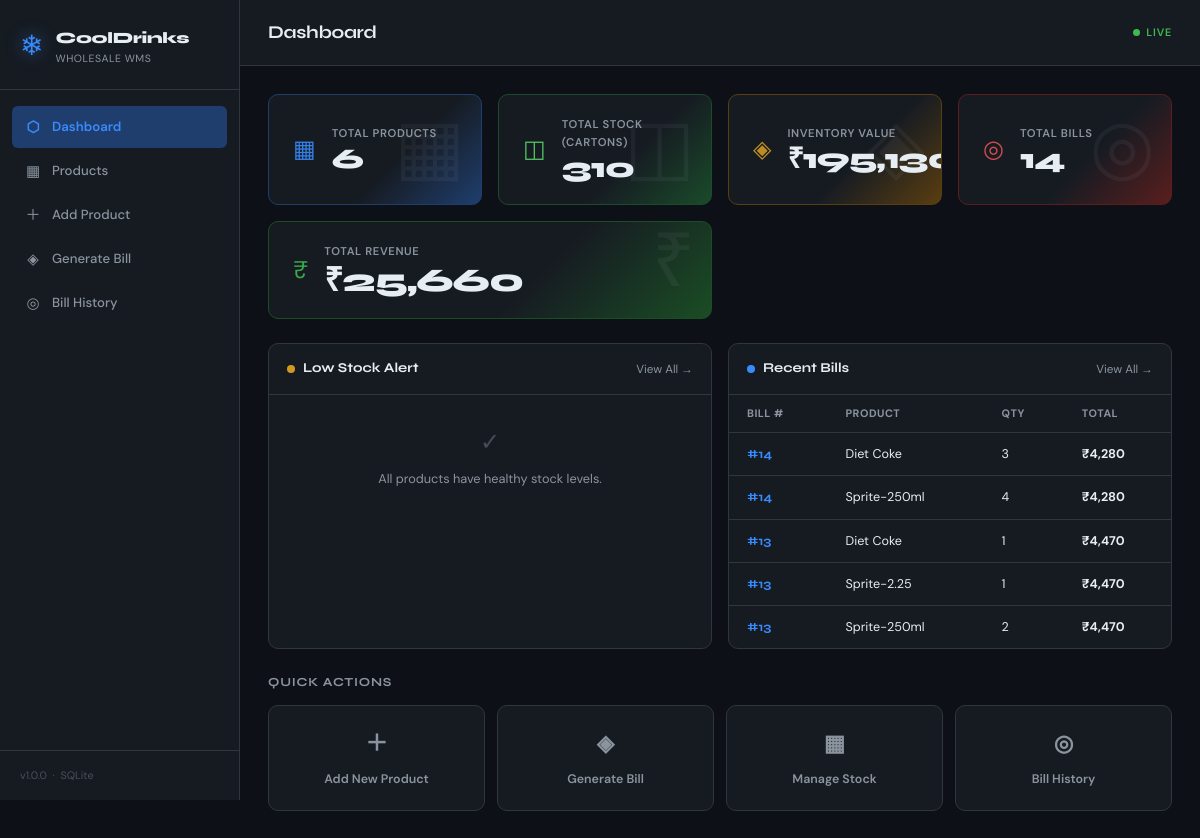
The page / on the database its author committed.
### tables this page shows
CREATE TABLE bill_items (
            id          INTEGER PRIMARY KEY AUTOINCREMENT,
            bill_id     INTEGER NOT NULL,
            product_id  INTEGER NOT NULL,
            quantity    INTEGER NOT NULL,
            subtotal    REAL    NOT NULL,
            FOREIGN KEY (bill_id)    REFERENCES bills(id),
            FOREIGN KEY (product_id) REFERENCES products(id)
        );

CREATE TABLE bills (
            id          INTEGER PRIMARY KEY AUTOINCREMENT,
            created_at  DATETIME DEFAULT CURRENT_TIMESTAMP,
            total       REAL NOT NULL
        , customer_name TEXT, customer_mobile TEXT);

CREATE TABLE products (
            id      INTEGER PRIMARY KEY AUTOINCREMENT,
            name    TEXT    NOT NULL UNIQUE,
            price   REAL    NOT NULL,
            stock   INTEGER NOT NULL DEFAULT 0
        );

### app.py (the view)
@app.route('/')
def dashboard():
    db = get_db()
    total_products   = db.execute('SELECT COUNT(*) FROM products').fetchone()[0]
    total_stock      = db.execute('SELECT COALESCE(SUM(stock), 0) FROM products').fetchone()[0]
    total_inv_value  = db.execute('SELECT COALESCE(SUM(price * stock), 0) FROM products').fetchone()[0]
    total_bills      = db.execute('SELECT COUNT(*) FROM bills').fetchone()[0]
    total_revenue    = db.execute('SELECT COALESCE(SUM(total), 0) FROM bills').fetchone()[0]
    low_stock        = db.execute(
        'SELECT name, stock FROM products WHERE stock <= 20 ORDER BY stock ASC LIMIT 5'
    ).fetchall()
    recent_bills     = db.execute(
        '''SELECT b.id, b.created_at, b.total, p.name as product_name, bi.quantity
           FROM bills b
           JOIN bill_items bi ON bi.bill_id = b.id
           JOIN products p    ON p.id = bi.product_id
           ORDER BY b.created_at DESC LIMIT 5'''
    ).fetchall()
    db.close()
    return render_template('dashboard.html',
        total_products=total_products,
        total_stock=total_stock,
        total_inv_value=total_inv_value,
        total_bills=total_bills,
        total_revenue=total_revenue,
        low_stock=low_stock,
        recent_bills=recent_bills,
    )

### database.py (called while the page is built)
def get_db():
    conn = sqlite3.connect(DB_PATH)
    conn.row_factory = sqlite3.Row
    return conn

### templates/dashboard.html (shortened to what this page needs)
{% extends "base.html" %}
{% block page_title %}Dashboard{% endblock %}
{% block content %}
<div class="stats-grid">
  <div class="stat-card stat-card--blue">
    <div class="stat-icon">▦</div>
    <div class="stat-body">
      <span class="stat-label">Total Products</span>
      <span class="stat-value">{{ total_products }}</span>
    </div>
    <div class="stat-bg-glyph">▦</div>
  </div>
  <div class="stat-card stat-card--teal">
    <div class="stat-icon">◫</div>
    <div class="stat-body">
      <span class="stat-label">Total Stock (Cartons)</span>
      <span class="stat-value">{{ "{:,}".format(total_stock) }}</span>
    </div>
    <div class="stat-bg-glyph">◫</div>
  </div>
  <div class="stat-card stat-card--amber">
    <div class="stat-icon">◈</div>
    <div class="stat-body">
      <span class="stat-label">Inventory Value</span>
      <span class="stat-value">₹{{ "{:,.0f}".format(total_inv_value) }}</span>
    </div>
    <div class="stat-bg-glyph">◈</div>
  </div>
  <div class="stat-card stat-card--rose">
    <div class="stat-icon">◎</div>
    <div class="stat-body">
      <span class="stat-label">Total Bills</span>
      <span class="stat-value">{{ total_bills }}</span>
    </div>
    <div class="stat-bg-glyph">◎</div>
  </div>
  <div class="stat-card stat-card--green span-2">
    <div class="stat-icon">₹</div>
    <div class="stat-body">
      <span class="stat-label">Total Revenue</span>
      <span class="stat-value stat-value--large">₹{{ "{:,.0f}".format(total_revenue) }}</span>
    </div>
    <div class="stat-bg-glyph">₹</div>
  </div>
</div>
<div class="dash-panels">
  <div class="panel">
    <div class="panel-header">
      <h2 class="panel-title"><span class="panel-dot panel-dot--amber"></span>Low Stock Alert</h2>
      <a href="{{ url_for('products') }}" class="panel-link">View All →</a>
    </div>
    {% if low_stock %}
    <table class="data-table">
      <thead>
        <tr><th>Product</th><th>Stock</th><th>Status</th></tr>
      </thead>
      <tbody>
        {% for p in low_stock %}
        <tr>
          <td>{{ p.name }}</td>
          <td>{{ p.stock }}</td>
          <td>
            {% if p.stock == 0 %}
              <span class="badge badge--red">Out of Stock</span>
            {% elif p.stock <= 10 %}
              <span class="badge badge--red">Critical</span>
            {% else %}
              <span class="badge badge--amber">Low</span>
            {% endif %}
          </td>
        </tr>
        {% endfor %}
      </tbody>
    </table>
    {% else %}
    <div class="empty-state">
      <span>✓</span>
      <p>All products have healthy stock levels.</p>
    </div>
    {% endif %}
  </div>
  <div class="panel">
    <div class="panel-header">
      <h2 class="panel-title"><span class="panel-dot panel-dot--blue"></span>Recent Bills</h2>
      <a href="{{ url_for('bill_history') }}" class="panel-link">View All →</a>
    </div>
    {% if recent_bills %}
    <table class="data-table">
      <thead>
        <tr><th>Bill #</th><th>Product</th><th>Qty</th><th>Total</th></tr>
      </thead>
      <tbody>
        {% for b in recent_bills %}
        <tr>
          <td><span class="bill-id">#{{ b.id }}</span></td>
          <td>{{ b.product_name }}</td>
          <td>{{ b.quantity }}</td>
          <td><strong>₹{{ "{:,.0f}".format(b.total) }}</strong></td>
        </tr>
        {% endfor %}
      </tbody>
    </table>
    {% else %}
    <div class="empty-state">
      <span>◎</span>
      <p>No bills generated yet.</p>
    </div>
    {% endif %}
  </div>
</div>
<div class="quick-actions">
  <h2 class="section-title">Quick Actions</h2>
  <div class="action-cards">
    <a href="{{ url_for('add_product') }}" class="action-card action-card--blue">
      <span class="action-icon">＋</span>
      <span>Add New Product</span>
    </a>
    <a href="{{ url_for('generate_bill') }}" class="action-card action-card--teal">
      <span class="action-icon">◈</span>
      <span>Generate Bill</span>
    </a>
    <a href="{{ url_for('products') }}" class="action-card action-card--amber">
      <span class="action-icon">▦</span>
      <span>Manage Stock</span>
    </a>
    <a href="{{ url_for('bill_history') }}" class="action-card action-card--rose">
      <span class="action-icon">◎</span>
      <span>Bill History</span>
    </a>
  </div>
</div>
{% endblock %}

### templates/base.html (shortened to what this page needs)
<!DOCTYPE html>
<html lang="en">
<head>
  <link rel="stylesheet" href="{{ url_for('static', filename='style.css') }}">
</head>
<body>
  <aside class="sidebar">
    <div class="sidebar-brand">
      <span class="brand-icon">❄</span>
      <div>
        <span class="brand-name">CoolDrinks</span>
        <span class="brand-sub">Wholesale WMS</span>
      </div>
    </div>
    <nav class="sidebar-nav">
      <a href="{{ url_for('dashboard') }}"     class="nav-link {% if request.endpoint == 'dashboard' %}active{% endif %}">
        <span class="nav-icon">⬡</span> Dashboard
      </a>
      <a href="{{ url_for('products') }}"      class="nav-link {% if request.endpoint in ['products','add_product','add_stock','remove_stock'] %}active{% endif %}">
        <span class="nav-icon">▦</span> Products
      </a>
      <a href="{{ url_for('add_product') }}"   class="nav-link {% if request.endpoint == 'add_product' %}active{% endif %}">
        <span class="nav-icon">＋</span> Add Product
      </a>
      <a href="{{ url_for('generate_bill') }}" class="nav-link {% if request.endpoint == 'generate_bill' %}active{% endif %}">
        <span class="nav-icon">◈</span> Generate Bill
      </a>
      <a href="{{ url_for('bill_history') }}"  class="nav-link {% if request.endpoint == 'bill_history' %}active{% endif %}">
        <span class="nav-icon">◎</span> Bill History
      </a>
    </nav>
    <div class="sidebar-footer">
      <span>v1.0.0 &nbsp;·&nbsp; SQLite</span>
    </div>
  </aside>
  <main class="main-content">
    <header class="topbar">
      <h1 class="page-title">{% block page_title %}Dashboard{% endblock %}</h1>
      <div class="topbar-right">
        <span class="topbar-badge">Live</span>
      </div>
    </header>
    <section class="content-area">
      {% block content %}{% endblock %}
    </section>
  </main>
</body>
</html>

### rows shown on the page
bill_items: id "14", product_name "Diet Coke", quantity "3"
bills: total "4,280"
bill_items: id "14", product_name "Sprite-250ml", quantity "4"
bill_items: id "13", product_name "Diet Coke", quantity "1"
bills: total "4,470"
bill_items: id "13", product_name "Sprite-2.25", quantity "1"
bill_items: id "13", product_name "Sprite-250ml", quantity "2"

### other values the page prints
{{ total_products }} "6"
{{ "{:,}".format(total_stock) }} "310"
{{ total_bills }} "14"
{{ "{:,.0f}".format(total_revenue) }} "25,660"
